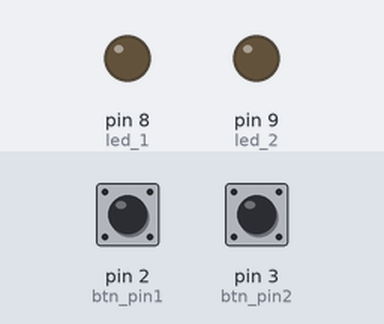
Bench run of a sketch on a simulated Arduino Uno, built with avr-gcc and run on an emulated ATmega328P. On the bench: output pins drawn as LEDs (lit = HIGH). Inputs (shaded band) come from the test bench; at power-on: pin 2 (btn_pin1) LOW, pin 3 (btn_pin2) LOW.

Above: at 1.2 s.
1.3 s: pin 2 (btn_pin1) pulled HIGH for 0.15 s
At 1.9 s:
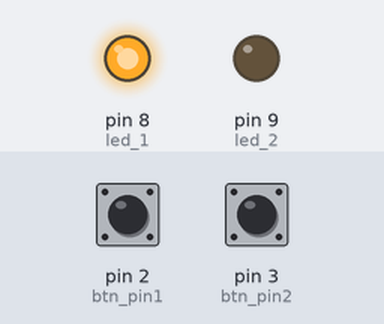
At 4.1 s:
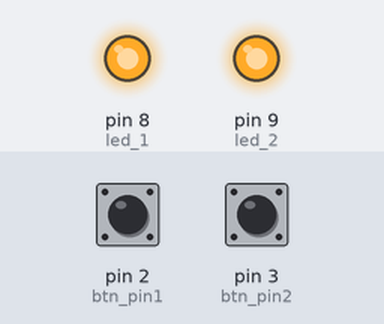
4.4 s: pin 2 (btn_pin1) pulled HIGH for 3.2 s
At 6.1 s:
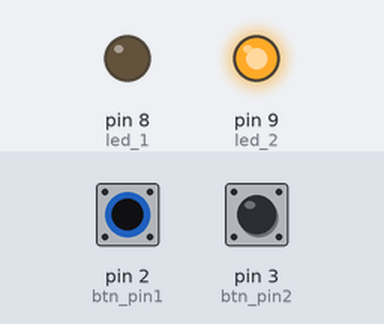
Timing chart, 0 to 14.8 s (numbered marks = the images above; inputs shaded):
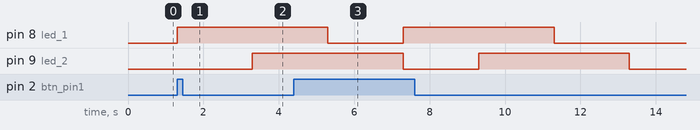

Measured:
- after the input at 1.3 s, pin 8 (led_1): LOW → HIGH at once; pin 9 (led_2): LOW → HIGH after 2.0 s

The sketch:

Soluzione.ino
```cpp
// Esercizio1: accensione temporizzata di due led
// in due direzioni con uso dell'if

#define led_1 8    // il pin 8 è usato per il LED
#define led_2 9    // il pin 9 è usato per il LED
#define btn_pin1 2  // il pin 2 è usato per il PULSANTE 1
#define btn_pin2 3  // il pin 3 è usato per il PULSANTE 2

// Variabili
int in1 = 0;        // variabile per memorizzare lo stato del PULSANTE 1
int in2 = 0;        // variabile per memorizzare lo stato del PULSANTE 2

void setup() {
     pinMode(led_1, OUTPUT);
     pinMode(led_2, OUTPUT);
     pinMode(btn_pin1, INPUT);
     pinMode(btn_pin2, INPUT);
}

void loop()
{
     in1 = digitalRead(btn_pin1);
     in2 = digitalRead(btn_pin2);

     if (in1 == HIGH && in2 == LOW)  // se PULSANTE 1 premuto e PULSANTE 2 no sequenza 1
       {
           digitalWrite(led_1, HIGH);
           delay (2000);
           digitalWrite(led_2, HIGH);
           delay (2000);
           digitalWrite(led_1, LOW);
           delay (2000);
           digitalWrite(led_2, LOW);
       }
     if (in1 == LOW && in2 == HIGH)  // se PULSANTE 2 premuto e PULSANTE 1 no sequenza 2
       {
           digitalWrite(led_2, HIGH);
           delay (2000);
           digitalWrite(led_1, HIGH);
           delay (2000);
           digitalWrite(led_2, LOW);
           delay (2000);
           digitalWrite(led_1, LOW);
       }
}
```
